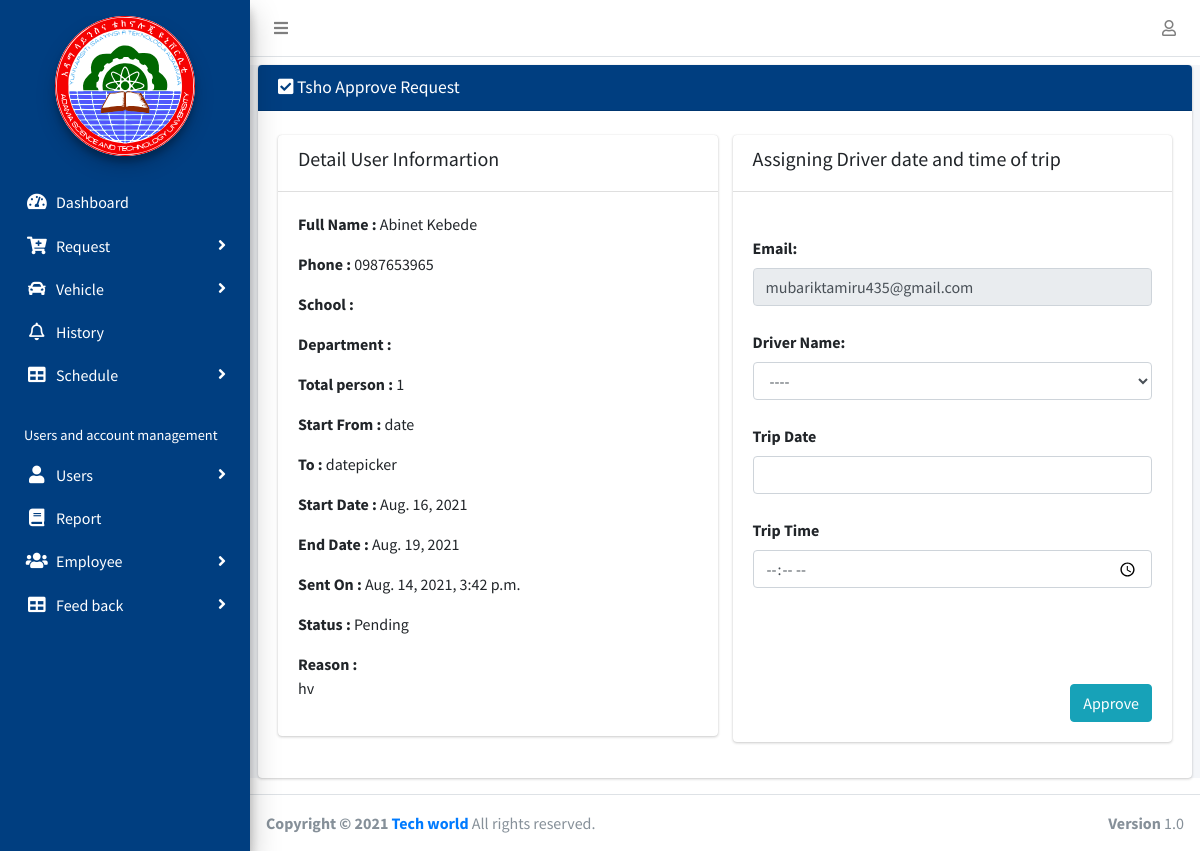
The page /request/tshoapprove/7 on the database its author committed.
### Trequest/models.py (models this page shows, shortened)
class TransportRequest(models.Model):
    STATUS = (
        ('Pending', 'Pending'),
        ('Approved', 'Approved'),
        ('Expired', 'Expired'),
    )
    passenger = models.ForeignKey(settings.AUTH_USER_MODEL, on_delete=models.CASCADE, related_name='user_request')
    start_from = models.CharField(max_length=200)
    destination = models.CharField(max_length=200)
    reason = RichTextField(blank=True, null=True)
    passenger_numbers = models.PositiveIntegerField(default=1)
    list_of_passengers = models.TextField(max_length=400, null=True, blank=True)
    start_date = models.DateField()
    end_date = models.DateField()
    created_at = models.DateTimeField(auto_now_add=True)
    status = models.CharField(max_length=200, default='Pending', choices=STATUS)
    status2 = models.CharField(max_length=200, default='Pending', choices=STATUS)
    status3 = models.CharField(max_length=200, default='Pending', choices=STATUS)
    class Meta:
        ordering = ['-id']

class MyUser(AbstractUser):
    first_name = models.CharField(max_length=100, null=True)
    last_name = models.CharField(max_length=100, null=True)
    email = models.EmailField(null=True, blank=True)
    ROLE = (
        ('Passenger', 'Passenger'),
        ('TSHO', 'TSHO'),
        ('Mechanic', 'Mechanic'),
        ('Driver', 'Driver'),
        ('StoreManager', 'Store Manager'),
        ('SchoolDean', 'School Dean'),
        ('DepartmentHead', 'Department Head'),
        ('VicePresident', 'Vice President'),
    )
    phone_regex = RegexValidator(
        regex=r'^\+?1?\d{10,15}$',
        message='Phone number must be entered in the format : 0987654321 or +251987654321 up to 15 digits allowed'
    )
    phone = models.CharField(
        validators=[phone_regex], max_length=15, blank=True)
    school = models.ForeignKey(
        School, on_delete=models.SET_NULL, blank=True, null=True)
    department = models.ForeignKey(
        Department, on_delete=models.SET_NULL, blank=True, null=True)
    role = models.CharField(max_length=200, choices=ROLE)
    date_registered = models.DateField(auto_now_add=True, null=True)

### Trequest/views.py (the view)
# urls.py: path('request/tshoapprove/<str:id>', views.tsho_approve_request, name="tsho-approve-request"),
def tsho_approve_request(request, id):
    vehicle = Vehicle.objects.filter(currently='Inside', status='Occupied')
    approve = get_object_or_404(TransportRequest, id=id)
    if request.method == 'POST':
        form = TshoApproveForm(request.POST, instance=approve)
        if form.is_valid():
            obj = form.save(commit=False)
            obj.status = "Approved"
            obj.save()
            subject = request.POST.get('subject')
            date = request.POST.get('message')
            time = request.POST.get('message2')
            new_driver = request.POST.get('driver')
            driver_fname = MyUser.objects.get(username=new_driver).first_name
            driver_lname = MyUser.objects.get(username=new_driver).last_name
            driver_full_name = driver_fname + " " + driver_lname
            driver_phone = MyUser.objects.get(username=new_driver).phone
            vehicle_plate = Vehicle.objects.get(
                driver__user__username=new_driver).plate_number
            message = "Your driver name: " + driver_full_name + "\n" + "Driver phone number: " + driver_phone + "\n " + \
                "Date of your trip: " + date + "\n " + "Time of your trip: " + \
                time + "\n " + "Your vehicle plate number: " + vehicle_plate
            email = request.POST.get('email')
            send_mail(subject, message, settings.EMAIL_HOST_USER,
                      [email], fail_silently=False)
            return render(request, 'Trequest/email_sent.html', {'email': email})
    else:
        form = TshoApproveForm(instance=approve)
    context = {'form': form,
               'approve': approve,
               'vehicle': vehicle
               }
    return render(request, 'Trequest/tsho_approve_request.html', context)

### Trequest/forms.py
class TshoApproveForm(forms.ModelForm):
    class Meta:
        model = TransportRequest
        fields = ['status']
        widgets = {
            'status': forms.TextInput(attrs={'type': 'hidden'}),
        }

### Trequest/models.py (called while the page is built)
    def __str__(self):
        return self.name

### Trequest/templates/Trequest/tsho_approve_request.html (shortened to what this page needs)
{% extends 'Trequest/base.html' %}
{% load static%}
{% block content %}
{% load crispy_forms_tags %}
<div class="content-wrapper mt-2">
    <section class="content">
          <div class="card">
            <div class="card-header mb-1" style="background:#003e80;color:#fff">
                <h3 class="card-title"><i class="fa  fa-check-square"></i> Tsho Approve  Request</h3>
          </div>
           <div class="card-body">
            <div class="row">
              <div class="col-md-6">
              <div class="card">
                    <div class="card-header">
                       <h5>Detail User Informartion</h5>
                    </div>
                   <div class="card-body">
                        <p> <b>Full Name :</b> {{approve.passenger.get_full_name}}</p>
                        <p> <b>Phone :</b> {{approve.passenger.phone}}</p>
                        <p> <b>School :</b> {{user.school}}</p>
                        <p> <b>Department :</b> {{user.department}}</p>
                        <p> <b>Total person :</b> {{approve.passenger_numbers}}</p>
                        <p> <b>Start From :</b> {{approve.start_from}}</p>
                        <p> <b>To :</b> {{approve.destination}}</p>
                        <p> <b>Start Date :</b> {{approve.start_date}}</p>
                        <p> <b>End Date :</b> {{approve.end_date}}</p>
                        <p> <b>Sent On :</b> {{approve.created_at}}</p>
                        <p> <b>Status :</b> {{approve.status}}</p>
                        <div style="position: relative;"> <b>Reason :</b> {{approve.reason|safe}}</div>
                  </div>
                </div>
              </div>
              <div class="col-md-6">
                <div class="card">
                      <div class="card-header">
                         <h5>Assigning Driver date and time of trip</h5>
                      </div>
                     <div class="card-body">
                      <form class="" action="" method="POST">
                        <br>
                        <label> Email:</label><input class="form-control" type="Email" name="email" readonly  value=" {{approve.passenger.email}}" ><br>
                         <label>Driver Name:</label>
                        <select name="driver" class="form-control" required>
                            <option>----</option>
                        </select>
                        <p>
                        <br>
                      <label>Trip Date </label><input name="message"    type="text" class="form-control date"  required  ><br>
                      <label>Trip Time </label><input name="message2" type="time" class="form-control" required><br>
                      {{form|crispy}}<br><br><br>
                      <button class=" our-btn btn btn-info " type="Submit" style="float: right;">Approve</button>
                   </form>
                  </div>
              </div>
            </div>
          </div>
          </div>
        </div>
      </div>
  </div>
        <link rel="stylesheet" type="text/css" href="https://cdnjs.cloudflare.com/ajax/libs/bootstrap-datepicker/1.9.0/css/bootstrap-datepicker.css">
{% endblock content %}

### rows shown on the page
TransportRequest: passenger.get_full_name "Abinet Kebede", passenger.phone "0987653965", passenger_numbers "1", start_from "date", destination "datepicker", start_date "Aug. 16, 2021", end_date "Aug. 19, 2021", created_at "Aug. 14, 2021, 3:42 p.m.", status "Pending", reason "hv", email "mubariktamiru435@gmail.com"
